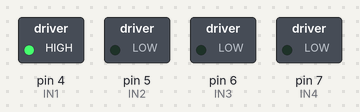
This sketch was run on a simulated Arduino Uno, built with avr-gcc and run on an emulated ATmega328P. On the bench: switched loads named in the sketch (green lamp = pin HIGH).

Above: at 1.0 s.
At 2.2 s:
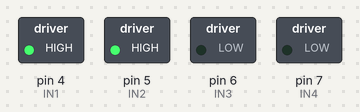
At 3.5 s:
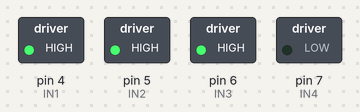
At 6.0 s:
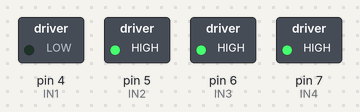
At 8.5 s:
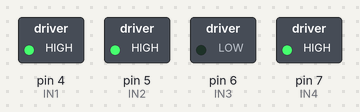
At 11.0 s:
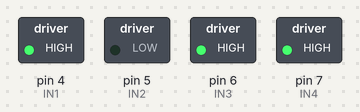
Timing chart, 0 to 13.0 s (numbered marks = the images above):
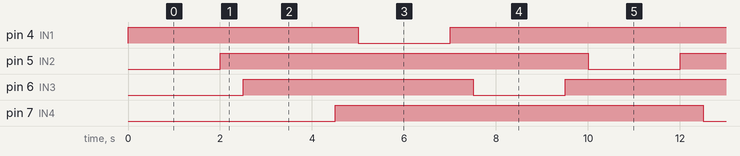

The sketch:

arduino_l298n_dual_motor_control.ino
```cpp
/*
 * Project: Dual DC Motor Sequential Control
 * Author: Abdelrahman Elnahrawy
 * Description: Controls two DC motors (A and B) using an H-Bridge driver.
 * The sequence performs clockwise rotation, active braking, and
 * counter-clockwise rotation for both motors.
 */

// --- Motor A Pins ---
const int IN1 = 4;
const int IN2 = 5;

// --- Motor B Pins ---
const int IN3 = 6;
const int IN4 = 7;

/**
 * Standard initialization of GPIO pins as outputs.
 */
void setup() {
  pinMode(IN1, OUTPUT);
  pinMode(IN2, OUTPUT);
  pinMode(IN3, OUTPUT);
  pinMode(IN4, OUTPUT);

  // Ensure motors are stopped on startup
  stopMotors();
}

/**
 * Main sequence:
 * 1. Both Forward -> 2. Both Brake -> 3. Both Backward -> 4. Both Brake
 */
void loop() {
  // --- Rotate Motor A Clockwise ---
  digitalWrite(IN1, HIGH);
  digitalWrite(IN2, LOW);
  delay(2000);

  // Brake Motor A (High-High state creates back-EMF braking)
  digitalWrite(IN1, HIGH);
  digitalWrite(IN2, HIGH);
  delay(500);

  // --- Rotate Motor B Clockwise ---
  digitalWrite(IN3, HIGH);
  digitalWrite(IN4, LOW);
  delay(2000);

  // Brake Motor B
  digitalWrite(IN3, HIGH);
  digitalWrite(IN4, HIGH);
  delay(500);

  // --- Rotate Motor A Counter-Clockwise ---
  digitalWrite(IN1, LOW);
  digitalWrite(IN2, HIGH);
  delay(2000);

  // Brake Motor A
  digitalWrite(IN1, HIGH);
  digitalWrite(IN2, HIGH);
  delay(500);

  // --- Rotate Motor B Counter-Clockwise ---
  digitalWrite(IN3, LOW);
  digitalWrite(IN4, HIGH);
  delay(2000);

  // Brake Motor B
  digitalWrite(IN3, HIGH);
  digitalWrite(IN4, HIGH);
  delay(500);
}

/**
 * Utility function to set all pins LOW (Coasting stop).
 */
void stopMotors() {
  digitalWrite(IN1, LOW);
  digitalWrite(IN2, LOW);
  digitalWrite(IN3, LOW);
  digitalWrite(IN4, LOW);
}
```

Measured:
- by itself, pin 4 (IN1), pin 6 (IN3): repeats every 10.0 s: LOW 2.0 s, HIGH 8.0 s
- by itself, pin 5 (IN2), pin 7 (IN4): alternates HIGH for 8.0 s and LOW for 2.0 s
